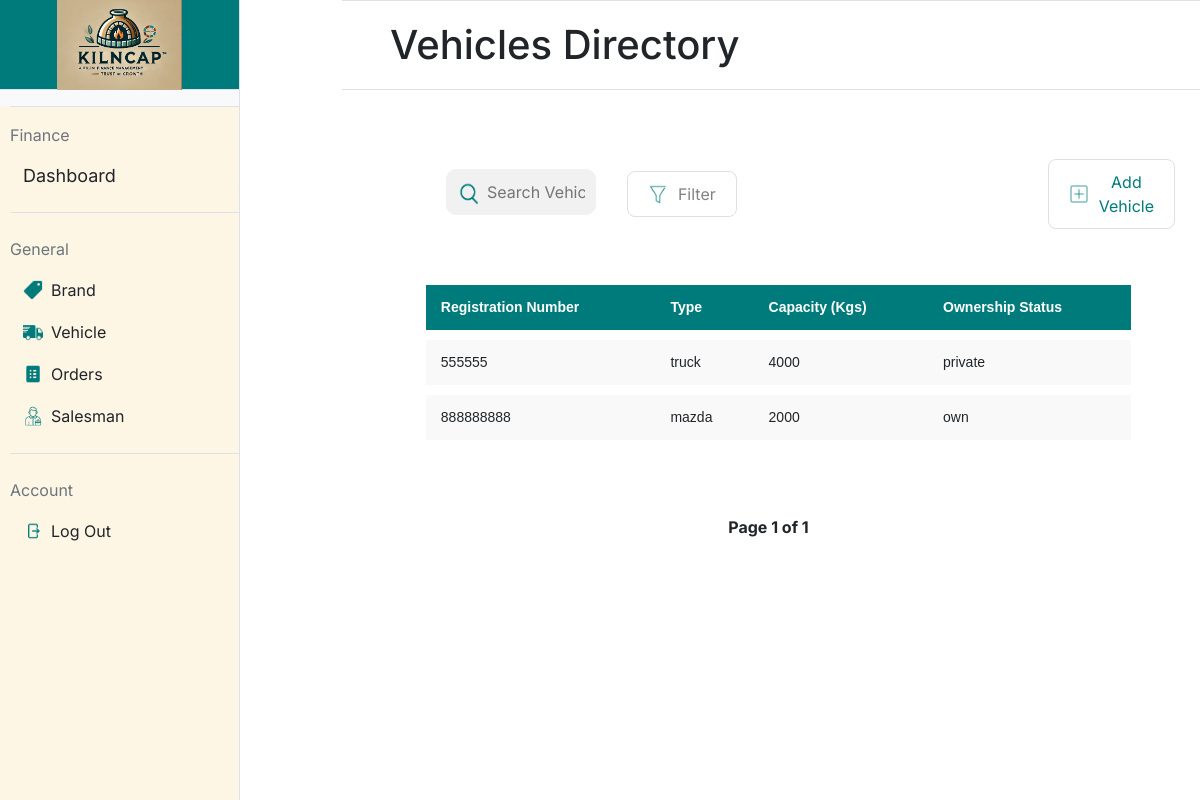
The app's page /vehicle, older data.
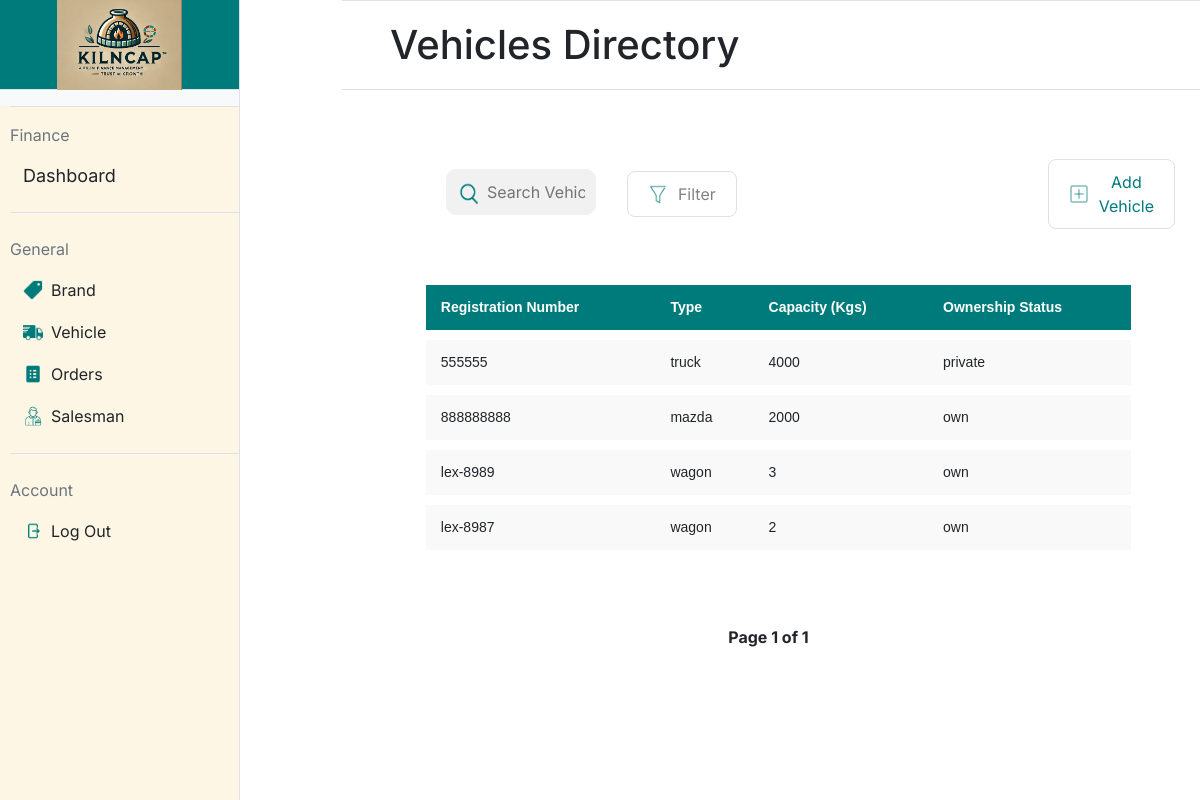
The same page, newer data.
### app.py (models this page shows, shortened)
class Vehicle(db.Model):
    __tablename__ = 'vehicles'
    id = db.Column(db.Integer, primary_key=True)
    registration_no = db.Column(db.String(20), unique=True, nullable=False)  # Vehicle registration number
    vehicle_type = db.Column(db.String(50), nullable=False)  # Type of vehicle
    capacity = db.Column(db.Integer, nullable=False)  # Capacity in kilograms
    ownership_status = db.Column(db.String(10), nullable=False)  # Ownership status (own/private)

### app.py (the view)
@app.route('/vehicle', methods=['GET'])
def vehicle():
    page = request.args.get('page', 1, type=int)  # Get the current page number from the URL query parameter
    per_page = 5  # Number of vehicles to display per page
    vehicles_paginated = Vehicle.query.paginate(page=page, per_page=per_page)  # Query the vehicles with pagination
    return render_template('vehicle.html', vehicles=vehicles_paginated.items, pagination=vehicles_paginated)

### templates/vehicle.html (shortened to what this page needs)
{% extends "base.html" %}
{% block title %}
<link rel="stylesheet" href="static/vehicle.css">
{% endblock %}
{% block mainheading %}
Vehicles Directory
{% endblock %}
{% block maincontent %}
<div>
    <table style="padding-left: 5.5%;">
        <form action="{{ url_for('vehicle_list_buttons') }}" method="post">
            <td style="width:40%; padding-left: 85px;">
                <div style="position: relative; width: 100%;">
                    <img src="/static/icons/search-icon.png"
                         alt="Search Icon"
                         style="position: absolute; left: 7px; top: 60%; transform: translateY(-50%); width: 30px; height: 30px;">
                    <input type="text"
                           placeholder="Search Vehicle"
                           style="width: 100%; padding-left: 40px;">
                </div>
            </td>
            <td style="width:10%;padding-left: 30px;padding-top:15px">
                <button class="styled-button" name="button"
                    value="filter_vehicle">
                    <img src="/static/icons/filter-icon.png" alt="Icon"
                        class="button-icon">
                    Filter
                </button>
            </td>
            <td style="padding-left: 310px; padding-top:15px">
                <button class="styled-button" name="button" value="add_vehicle">
                    <img src="/static/icons/add-icon.png" alt="Icon"
                        class="button-icon">
                    <div style="color:#007B7B">Add Vehicle</div>
                </button>
            </td>
        </form>
    </table>
    <div style="padding: 5.5%;">
        <table class="styled-table"
            style="padding-left: 20px; width: 100%; border-collapse: separate; border-spacing: 0 10px;">
            <thead>
                <tr>
                    <th>Registration Number</th>
                    <th>Type</th>
                    <th>Capacity (Kgs)</th>
                    <th>Ownership Status</th>
                </tr>
            </thead>
            <tbody>
                {% for vehicle in vehicles %}
                <tr
                    data-url="{{ url_for('vehicle_details', vehicle_id=vehicle.id) }}"
                    onclick="redirectToDetails(this)" style="cursor: pointer;">
                    <td>{{ vehicle.registration_no }}</td>
                    <td>{{ vehicle.vehicle_type }}</td>
                    <td>{{ vehicle.capacity }}</td>
                    <td>{{ vehicle.ownership_status }}</td>
                </tr>
                {% endfor %}
            </tbody>
        </table>
    </div>
    <div class="pagination">
        <span>Page {{ pagination.page }} of {{ pagination.pages }}</span>
    </div>
</div>
{% endblock %}

Row changes from the older to the newer data that the page shows:
added Vehicle: registration_no "lex-8989", vehicle_type "wagon", capacity "3", ownership_status "own"
added Vehicle: registration_no "lex-8987", vehicle_type "wagon", capacity "2", ownership_status "own"
